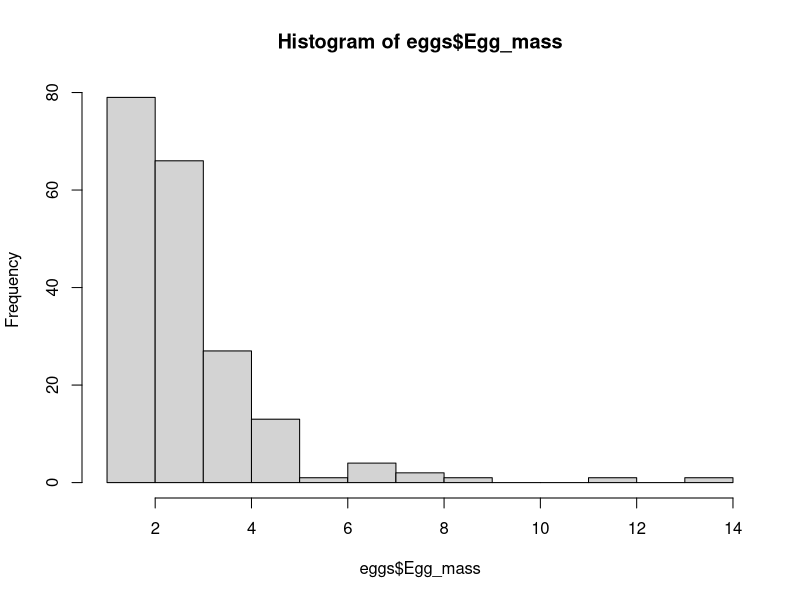
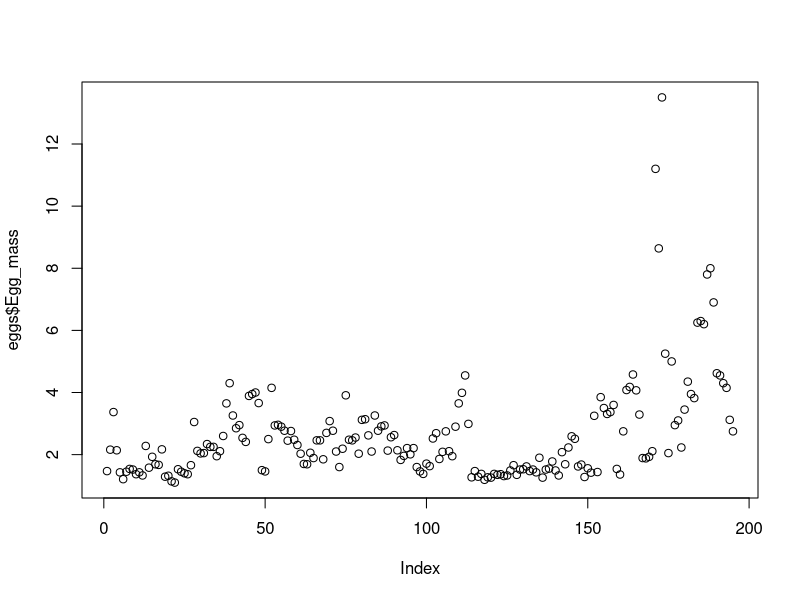
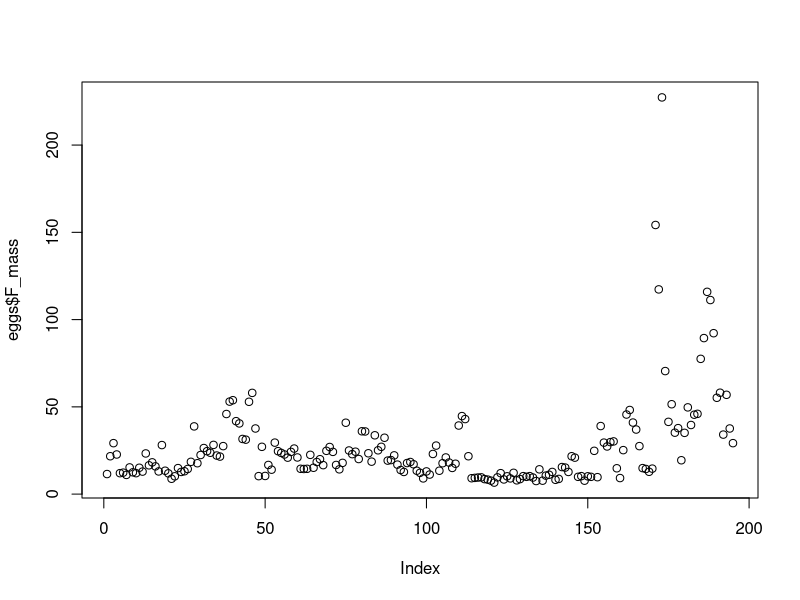
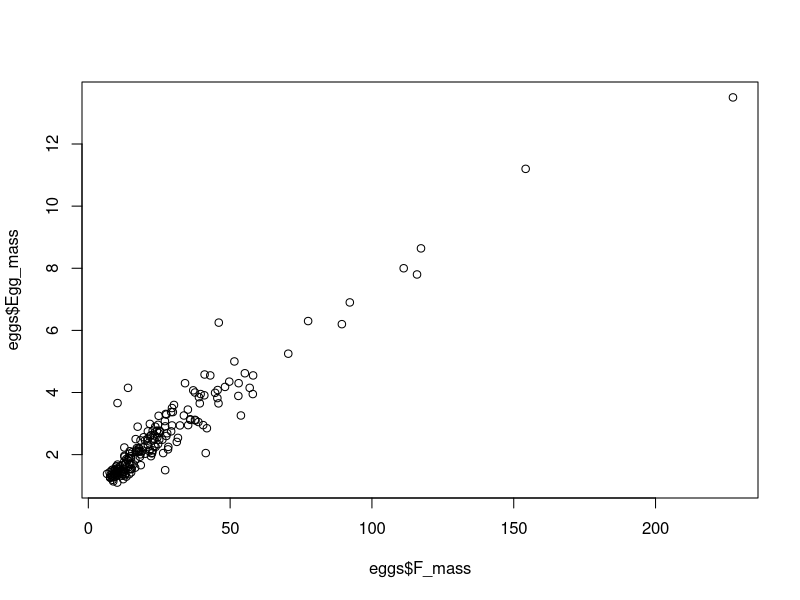
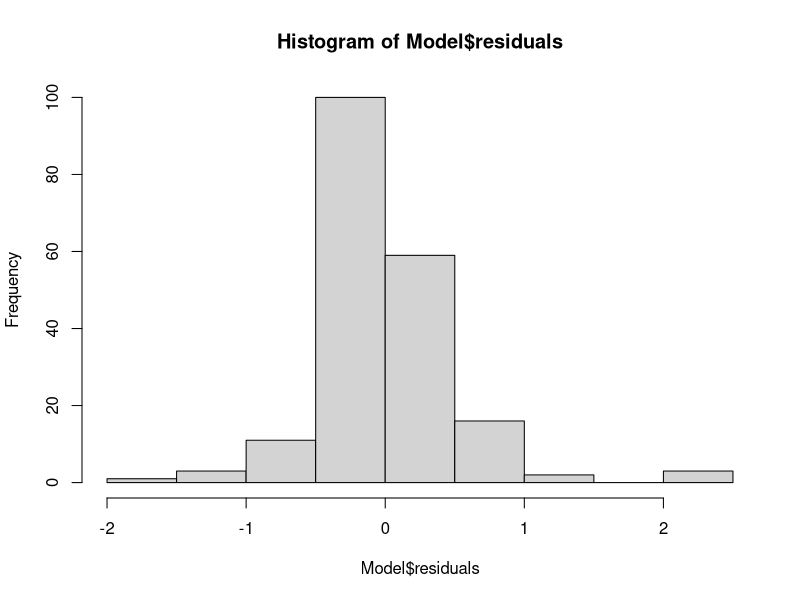
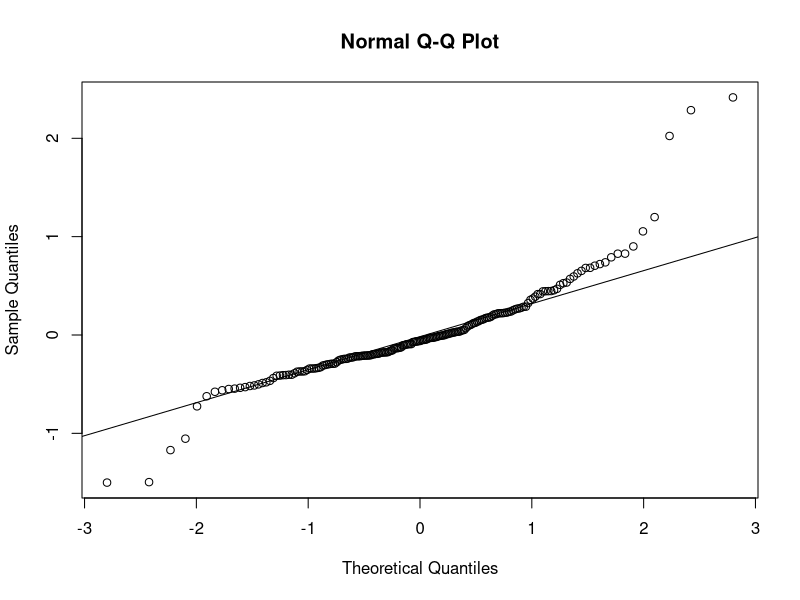
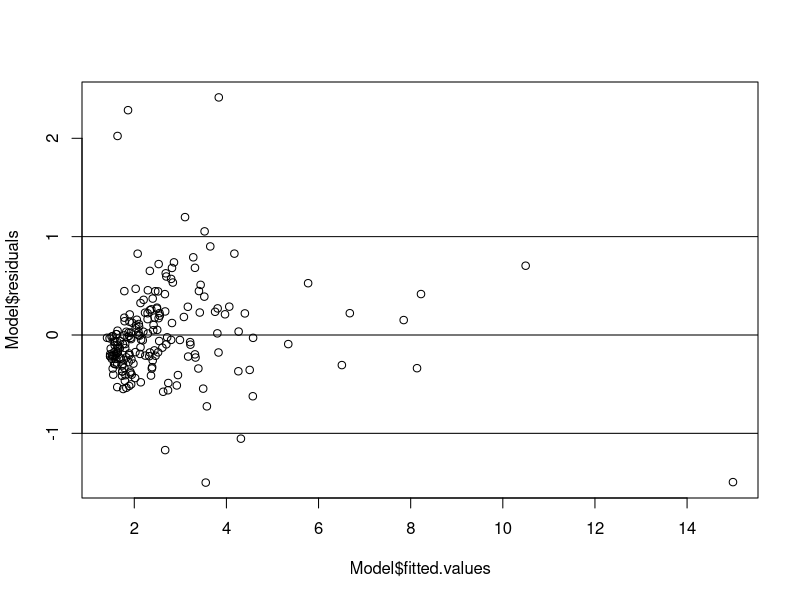
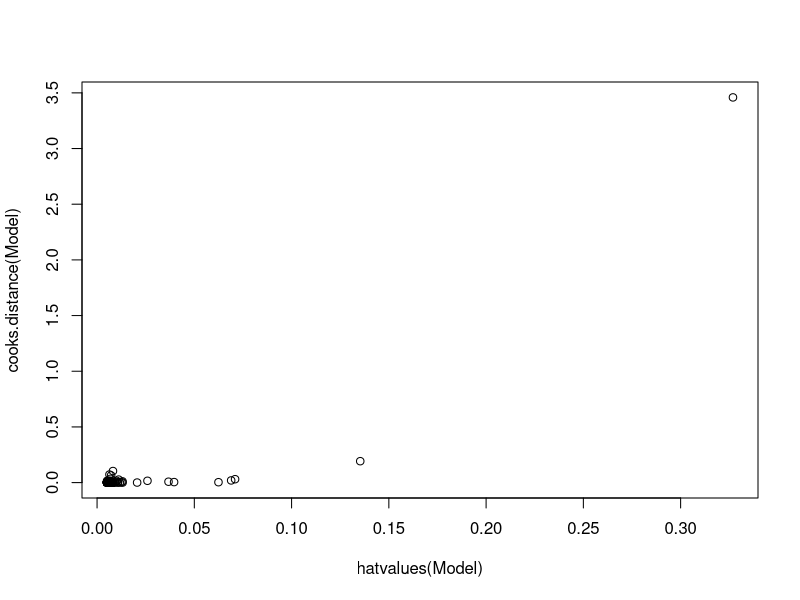

Here is the R script that generated these plots, in order:
## ---- chunk 1
knitr::opts_chunk$set(echo = TRUE) # uncomment if producing answer sheet
#knitr::opts_chunk$set(echo = TRUE, results = "hide", fig.show="hide") # uncomment if producing workshop sheet
answer_sheet <- TRUE # Put this to TRUE to generate the workshop sheet with answers, FALSE to generate the workshop sheet without answers
## ---- chunk 2
eggs<-read.table("FinchEggs.txt", header=TRUE)
## ---- chunk 3
str(eggs)
head(eggs)
## ---- chunk 4
# The hypothesis being rather trivial, hypothesis-testing is not particularly helpful here, if not counter-productive (why run a statistical test for something quite so obvious?).  The estimation of the size and shape of the effect is more interesting.  
## ---- chunk 5
hist(eggs$Egg_mass) #produces a frequency histogram of the response variable
plot(eggs$Egg_mass) #produces a scatterplot of the response against order in dataset
plot(eggs$F_mass) #produces a scatterplot of the predictor against order in dataset
plot(eggs$Egg_mass~eggs$F_mass)#produces a scatterplot of response against predictor
## ---- chunk 6
# Far from normal. Skewed to the right. This is not a problem a-priori for a Gaussian linear model. Although the response is assumed to come from (= be generated by) a normal process, the mean of that normal distribution may be different between observations and therefore the raw data need not necessarily follow a normal distribution. Only the residuals (raw data – expected mean) are required to be normally distributed.  
## ---- chunk 7
#Graph 2: possibly some outliers near the end of the data set with egg masses >6 g or so (hard to tell without further info).
#Graph 3: possibly some outliers near the end of the data set with female masses >70 g or so (hard to tell without further info).
#Graph 4: the above were not outliers in the (X, Y) space; In fact, if outliers exist the candidates would rather be in the some of the <60 g species.
## ---- chunk 8
# iv Neither is the correct answser.  The response variable is assumed to come from a normal distribution, around the expected mean. Paradoxically, because the expected mean depends on the covariate(s), we don’t expect the raw response variable to look normally-distributed, until we subtract the expected mean. Subtracting the expected mean (the value predicted by the fitted model for that particular observation) is what residuals of the model do, and that’s why the only reliable way to assess the normality assumption is using the residuals of the model. Therefore, we can only check the normality assumption of a linear model AFTER fitting the model.
#Ideally, we want the covariates to be quite evenly distributed over their range of values. There is no requirement that covariates are normally distributed in a linear model, unlike the residuals (= the response – model prediction).

## ---- chunk 9
Model<-lm(eggs$Egg_mass~eggs$F_mass) #this code creates an object for our linear model that has egg mass (Egg_mass) as the response and female body mass (F_mass) as the predictor or covariate
## ---- chunk 10
hist(Model$residuals)
qqnorm(Model$residuals)
qqline(Model$residuals)
## ---- chunk 11
plot(Model$residuals ~ Model$fitted.values)
abline(1,0)
abline(0,0)
abline(-1,0)
## ---- chunk 12
plot(cooks.distance(Model)~hatvalues(Model))
## ---- chunk 13
# More or less in the middle, but there is too long a tail particularly to the right and to a lesser extent to the left. Not the best of models but still reasonable.
## ---- chunk 14
# Again, more or less but we can spot too many negative residuals for small egg masses (fitted values under and around 2) and slightly too many positive residuals for intermediate egg masses (fitted values between 2 and 4). Not the best of models but still does a good enough job for high-level (not too detailed) inference.  
## ---- chunk 15
# Some heterogeneity: a few points seem to come from a population with a higher-than-normal variance (the worst offenders being those possible outliers we spotted earlier).
#It is not clear if the variance changes with the mean because observations with a high predicted egg mass value are few (e.g. species with large body mass). There is some indication that the variance in egg mass for the smallest species is rather smaller than for medium and large species. This is not ideal, especially if we were interested in testing hypotheses (incorrect p-values), but not as much of a concern for approximate estimation of general effect size.
## ---- chunk 16
# The model is not ideal but if we want to make general inferences, it is probably valid but we should be cautious, especially for species with small body mass and for those with large body mass.  
## ---- chunk 17
summary(Model)#this line of code gives you the coefficients
# Intercept is equal to 1.  This is the predicted value of the response (egg mass) for a covariate value (female body mass) of zero.  A female body mass of zero is biologically nonsensical for female body mass but this is the interpretation of this coefficient in this model.
# The slope is 0.06.  This is the size of increment in the response for a unit increment in the covariate. I.e., when female body mass increases by 1 g, egg mass tends to increase by 0.06 g.
## ---- chunk 18
# Egg_mass = 1 + 0.06*F_mass
## ---- chunk 19
# Egg mass increases (significantly) with female body mass, by about 0.06 g every 1 g increase in body mass.
## ---- chunk 20
# The bird that laid the 1.5g egg would have been 8.33g.  The bird that laid the 6.5g egg would have been 91.7g.  To determine the answers to this question, you need to do some algebra.  You start with the model equation, then substitute in the known value for egg mass, then rearrange the equation to solve for female body mass.
#egg mass = 1 + 0.06*female body mass
#1.5=1+0.06*female body mass
#1.5-1=(1+0.06*female body mass)-1
#0.05=0.06*female body mass
#0.05/0.06=(0.06*female body mass)/0.06
#8.33=female body mass
## ---- chunk 21
plot(eggs$Egg_mass~eggs$F_mass)
abline(Model)
## ---- chunk 22
# Model fit is good overall. There are a few outliers that are poorly fitted to the model (data points 48, 52 and 184). Egg mass tends to be consistently overestimated for the smallest body masses. Model is a useful approximation as long as we are not interested in the details, e.g. for small and medium-low body masses. Some indication that a curved line would fit better.
## ---- chunk 23
#The first thing we need to do is to establish what our hypothesis is.  In reading the text, we identify two variables of interest, genome size and cell volume.  We can see that the suggestion is that cell volume potentially affects genome size, therefore genome size is our response variable (or dependent variable) and cell volume is our predictor (or independent variable).
#From there we can state our hypotheses as follows:
#H0: there is no relationship between genome size and cell volume in prokaryotes.
#H1: there is a relationship between genome size and cell volume in prokaryotes.
#If instead we are interested in estimating the relationship between different the two variables, we could say we are interested in estimating the direction and strength of the effect of cell volume on genome size.

genome<-read.table("genome_cell_size.txt", header=TRUE)
#the following plots are useful for exploring the data
hist(genome$Genome)
plot(genome$Genome)
plot(genome$Cell)
plot(genome$Genome~ genome$Cell)
#from the plots we can see that we have more observations for smaller values of cell volume relative to large cell volumes.  We also see that our genome size data have central tendency and symmetry but the distribution is relatively flat rather than bell shaped.
Model_genome <- lm(genome$Genome~genome$Cell)
#the following lines of code are used for checking the assumptions of the model
hist(Model_genome$residuals)#this shows reasonably good symmetry and central tendency
qqnorm(Model_genome$residuals)
qqline(Model_genome$residuals)#this shows that at both ends of the distribution, the actual values stray away from the normal distribution line
plot(Model_genome$residuals ~ Model_genome$fitted.values)#while we have relatively good spread above and below the 0 line for smaller fitted values, we have fewer observations for the larger fitted values making it difficult to assess homogeneity of variance across the range of fitted values.  It also looks like the spread has a funnel shape, widest at small fitted values and more narrow at the larger fitted values.  Not great for homogeneity of variance.  It is possible that some transformation of the data would be worth trying.
abline(1,0)
abline(0,0)
abline(-1,0)
plot(cooks.distance(Model_genome) ~ hatvalues(Model_genome))#we have one observation that is distant from the others in terms of hatvalues and cooks.distance but the magnitude of the values is small (<1 for cooks) suggesting this unusual value doe not have an undue influence on our model
summary(Model_genome) #from this output we see that the median residual is close to zero and the max and min are similar, suggesting good symmetry; we also see the equation for the model genome size = 4.927 + 0.484*cell volume; we also see that our model does not explain very much of the variability in the data set (R2 = 0.0101).  Another way of thinking about is that cell volume explains only 10% of the variability in genome size.  As cell volume increases by one unit, genome size increases by 0.484 units.
anova(Model_genome)#this confirms our F=14.45, df = 1,128, p<0.001, therefore we reject the null hypothesis.
plot(genome$Genome~genome$Cell)
abline(Model_genome)#this plot confirms what we learn from the R2 - there is a lot of variability around the model
## ---- chunk 24
Galton<-read.table("Galton.txt", header=TRUE)
hist(Galton$Height)
plot(Galton$Height)
plot(Galton$Parent.avg)
plot(Galton$Height~ Galton$Parent.avg)
Model_Galton <- lm(Galton$Height~ Galton$Parent.avg)
hist(Model_Galton$residuals)
qqnorm(Model_Galton$residuals)
qqline(Model_Galton$residuals)
plot(Model_Galton$residuals ~ Model_Galton$fitted.values)
abline(1,0)
abline(0,0)
abline(-1,0)
plot(cooks.distance(Model_Galton) ~ hatvalues(Model_Galton))
summary(Model_Galton)
plot(Galton$Height~Galton$Parent.avg)
abline(Model_Galton)
